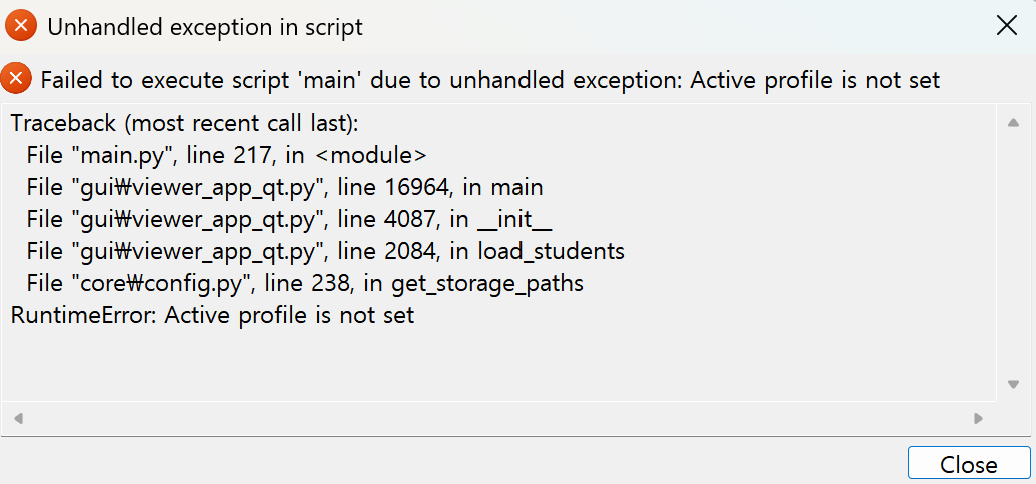
#> input picture BA Planner/v6/error_report/KakaoTalk_20260608_234133742.png, 1036 x 484 px
$ python -i quad_roi.py   (imports and definitions only)
#> lines starting #> are read from the running program, lines starting #| are printed output that depends on the picture; after the words box and inside, x2 and y2 are one past the last pixel; in counts of white or black regions, pixels touching at a corner belong together
#> further down, picture is the input picture: PIL image 1036x484 RGBA; mean R, G, B, A 230.4, 230.3, 230.1, 255
"""Perspective-normalized quadrilateral ROI helpers."""

from __future__ import annotations

import math

import cv2
import numpy as np
from PIL import Image


# [52 lines left out: function warp_quad_region, not called in this run]


def otsu_binary(image: Image.Image) -> np.ndarray:
    gray = cv2.cvtColor(np.asarray(image.convert("RGB")), cv2.COLOR_RGB2GRAY)
    gray = cv2.GaussianBlur(gray, (3, 3), 0)
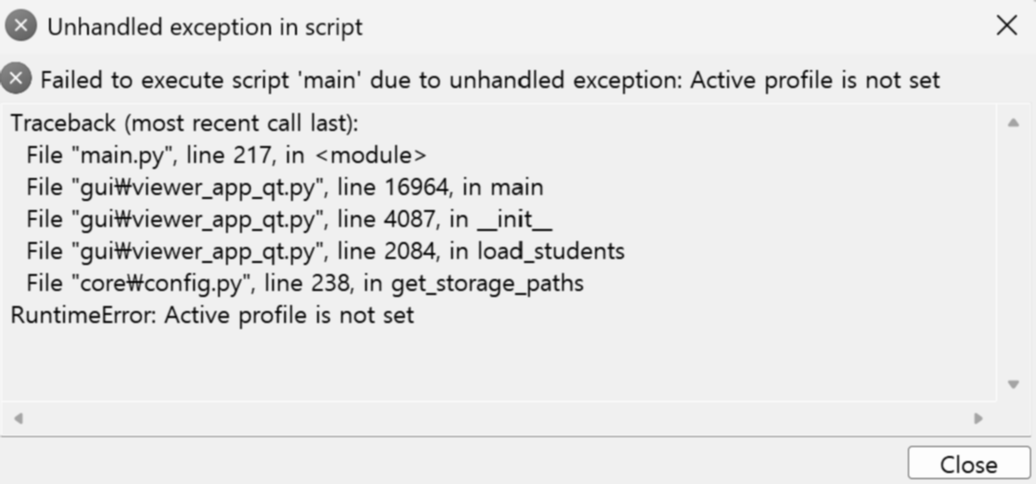
#> gray: shape (484, 1036); min 12, max 253, mean 230.3
    _threshold, binary = cv2.threshold(
        gray,
        0,
        255,
        cv2.THRESH_BINARY + cv2.THRESH_OTSU,
    )
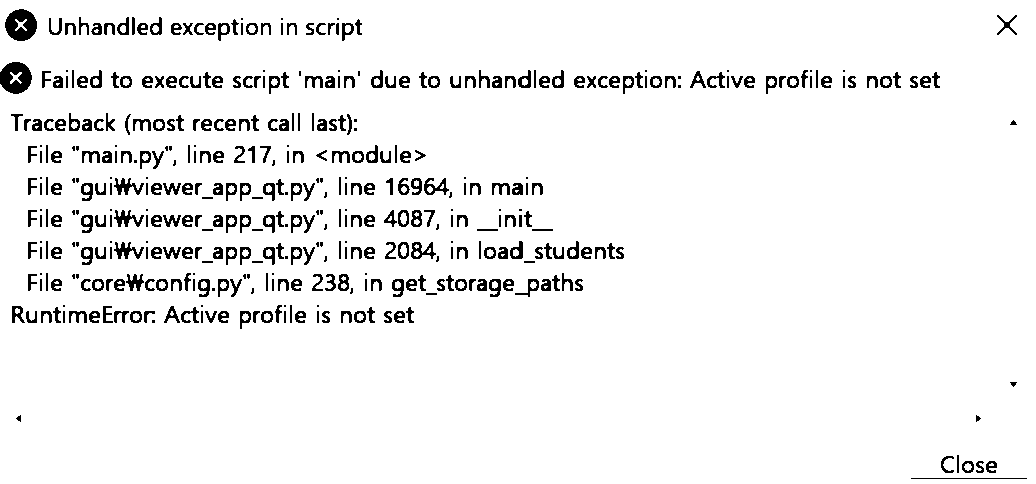
#> binary: shape (484, 1036); 94.5% white; 436 black regions (82 under 20 px), largest, box (x1, y1, x2, y2) and area: (0, 62, 32, 94) 728, (5, 9, 37, 41) 726, (114, 178, 144, 195) 232
    return binary


# [59 lines left out: functions normalize_binary_glyph, binary_glyph_similarity, not called in this run]

>>> from PIL import Image
>>> picture = Image.open('../error_report/KakaoTalk_20260608_234133742.png')
>>> result = otsu_binary(picture)
